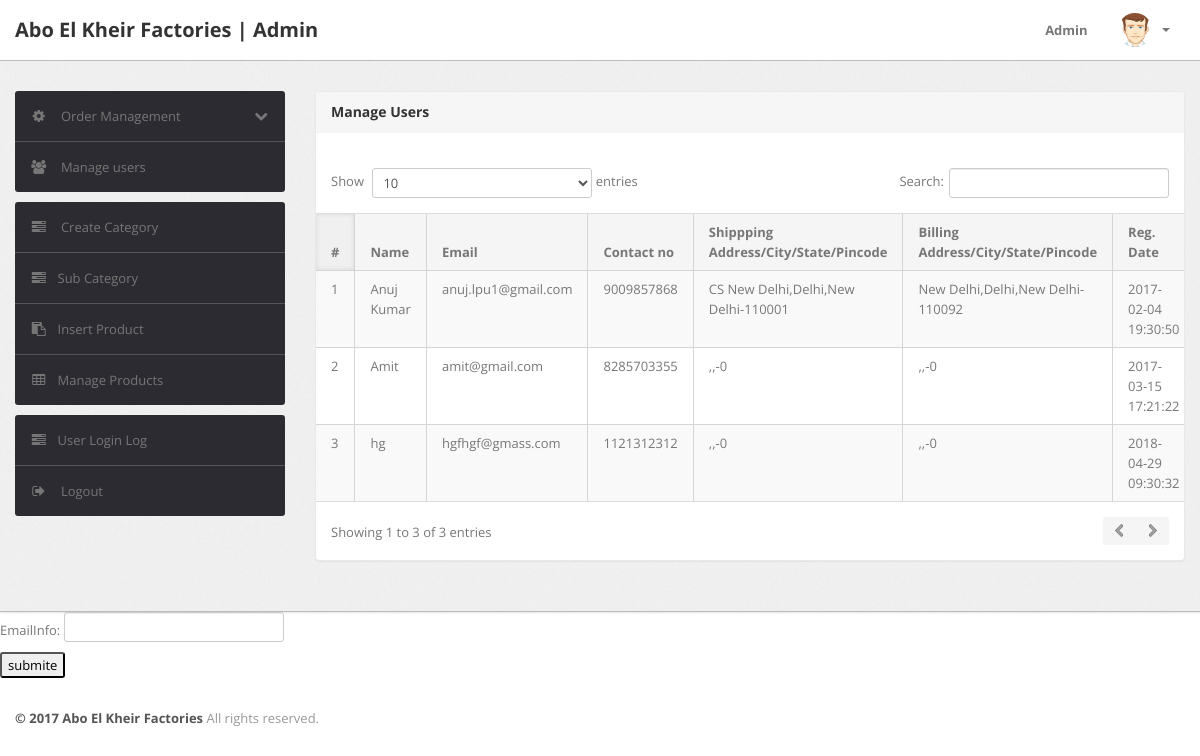
The page /admin/V_ManageUsers.php (signed in) on the database as committed earlier.
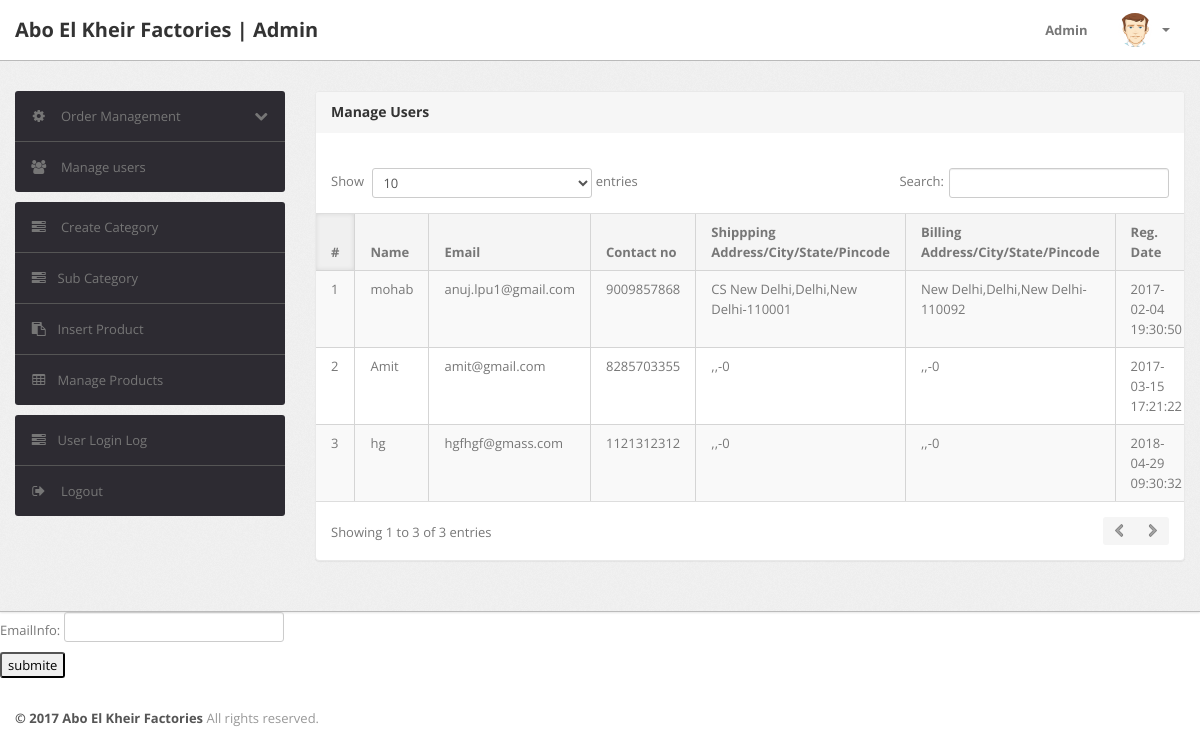
The same page on the database as committed later.
### tables this page shows
CREATE TABLE `users` (
  `id` int(11) NOT NULL,
  `name` varchar(255) DEFAULT NULL,
  `email` varchar(255) DEFAULT NULL,
  `contactno` bigint(11) DEFAULT NULL,
  `password` varchar(255) DEFAULT NULL,
  `shippingAddress` longtext,
  `shippingState` varchar(255) DEFAULT NULL,
  `shippingCity` varchar(255) DEFAULT NULL,
  `shippingPincode` int(11) DEFAULT NULL,
  `billingAddress` longtext,
  `billingState` varchar(255) DEFAULT NULL,
  `billingCity` varchar(255) DEFAULT NULL,
  `billingPincode` int(11) DEFAULT NULL,
  `regDate` timestamp NOT NULL DEFAULT CURRENT_TIMESTAMP,
  `updationDate` varchar(255) DEFAULT NULL
);

### DB.php (called while the page is built, shortened)
<?php
class DB {
private $host="localhost";
 private $username="root";
 private $password="";
 private  $database_connection;
 private static $instance;
 private function __construct() {
  $this->database_connection = $this->database_connect($this->host, $this->username,$this->password);
 }
 function get_Connecion()
 {
   return $this->database_connection;
 }
 public static function getInstance(){
     if(self::$instance==null){
         self::$instance=new DB();
     }
     else
     {
     }
     return self::$instance;
 }
  private function database_connect($database_host, $database_username, $database_password) {
   if ($connection = mysqli_connect("localhost", "root", "")){
        mysqli_select_db( $connection,"shopping");
         return $connection;
     } else {
             die("Database connection error");
     }
 }
 function selectFromTable($tablename)
{
  $db=DB::getInstance();
 $sql="select * from $tablename ";
 $dataSet = mysqli_query($db->get_Connecion(),$sql) or die(mysqli_error());
 return $dataSet;
}
}
?>

### M_User.php (called while the page is built, shortened)
<?php
include('DB.php');
Class User implements Observer
{
static function GetAllUser()
{
  $db = DB::getInstance();
$users = array();
$query=$db->selectFromTable("users");
while($row=mysqli_fetch_array($query))
{
  $user = new User();
  $user->id = $row['id'];
 $user->name  = $row['name'];
 $user->email = $row['email'];
 $user->contactNo = $row['contactno'];
   $user->password = $row['password'];
       $user->shippingAddress = $row['shippingAddress'];
        $user->shippingPinCode = $row['shippingPincode'];
$user->shippingCity  = $row['shippingCity'];
         $user->billingAddress = $row['billingAddress'];
       $user->billingState = $row['billingState'];
       $user->billingCity = $row['billingCity'];
       $user->shippingState = $row['shippingState'];
         $user->billingPinCode =  $row['billingPincode'];
         $user->regDate =  $row['regDate'];
           $user->updateDate =  $row['updationDate'];
 array_push($users,$user);
}
return $users;
}
}
 ?>

### admin/C_ManageUsers.php (called while the page is built, shortened)
<?php
include('../M_User.php');
if(strlen($_SESSION['alogin'])==0)
	{
header('location:index.php');
}
else{
$users = User::GetAllUser();
    }
?>

### admin/V_ManageUsers.php (the view, shortened to what this page needs)
<?php include('C_ManageUsers.php');?>
<!DOCTYPE html>
<html lang="en">
<head>
	<link type="text/css" href="bootstrap/css/bootstrap.min.css" rel="stylesheet">
	<link type="text/css" href="bootstrap/css/bootstrap-responsive.min.css" rel="stylesheet">
	<link type="text/css" href="css/theme.css" rel="stylesheet">
	<link type="text/css" href="images/icons/css/font-awesome.css" rel="stylesheet">
</head>
<body>
<?php include('include/header.php');?>
	<div class="wrapper">
		<div class="container">
			<div class="row">
<?php include('include/sidebar.php');?>
			<div class="span9">
					<div class="content">
	<div class="module">
							<div class="module-head">
								<h3>Manage Users</h3>
							</div>
							<div class="module-body table">
									<br />
								<table cellpadding="0" cellspacing="0" border="0" class="datatable-1 table table-bordered table-striped	 display" width="100%">
									<thead>
										<tr>
											<th>#</th>
											<th> Name</th>
											<th>Email </th>
											<th>Contact no</th>
											<th>Shippping Address/City/State/Pincode </th>
											<th>Billing Address/City/State/Pincode </th>
											<th>Reg. Date </th>
										</tr>
									</thead>
									<tbody>
<?php $cnt=1;
foreach($users as $user)
{
?>
										<tr>
											<td><?php echo ($cnt);?></td>
											<td><?php echo ($user->name);?></td>
											<td><?php echo ($user->email);?></td>
											<td> <?php echo ($user->contactNo);?></td>
											<td><?php echo ($user->shippingAddress.",".$user->shippingCity.",".$user->shippingState."-".$user->shippingPinCode);?></td>
											<td><?php echo ($user->billingAddress.",".$user->billingCity.",".$user->billingState."-".$user->billingPinCode);?></td>
											<td><?php echo ($user->regDate);?></td>
										<?php $cnt=$cnt+1; } ?>
								</table>
							</div>
						</div>
					</div>
				</div>
			</div>
		</div>
	</div>
<div>
	<form method="get" action="C_ManageUsers.php">
  EmailInfo: <input type="text" name="mailText"><br>
  <input type="submit" value="submite" name = "submite">
</form>
</div>
<?php include('include/footer.php');?>
</body>

Rows that differ between the two databases and show on the page:
changed users "anuj.lpu1@gmail.com": name "Anuj Kumar" → "mohab"
